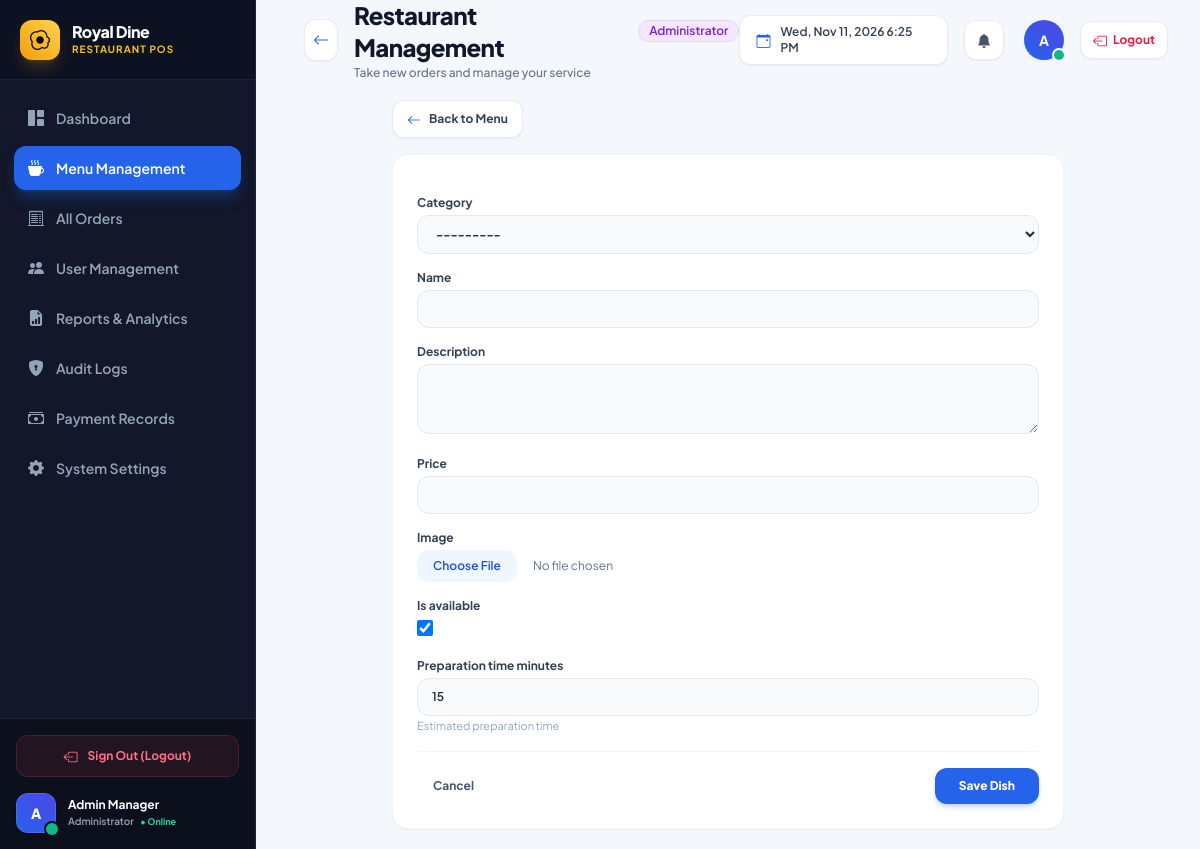
The app's page /menu/create/ (signed in) with its own data.
### apps/accounts/models.py (models this page shows, shortened)
class CustomUser(AbstractUser):
    class Role(models.TextChoices):
        ADMIN = 'ADMIN', 'Administrator'
        SUPERVISOR = 'SUPERVISOR', 'Supervisor'
        WAITER = 'WAITER', 'Waiter'
        KITCHEN_STAFF = 'KITCHEN_STAFF', 'Kitchen Staff'
    role = models.CharField(
        max_length=20,
        choices=Role.choices,
        default=Role.WAITER,
    )
    phone_number = models.CharField(max_length=20, blank=True)
    is_active_employee = models.BooleanField(default=True)
    avatar = models.ImageField(upload_to='avatars/', blank=True, null=True)
    created_at = models.DateTimeField(auto_now_add=True)
    updated_at = models.DateTimeField(auto_now=True)
    class Meta:
        ordering = ['-created_at']
        verbose_name = 'User'
        verbose_name_plural = 'Users'

### apps/menu/views.py (the view)
# urls.py: path('create/', views.meal_create, name='meal_create'),
@login_required
@admin_required
def meal_create(request):
    if request.method == 'POST':
        form = MealForm(request.POST, request.FILES)
        if form.is_valid():
            meal = form.save()
            log_action(
                user=request.user,
                action='MEAL_CREATED',
                description=f'Meal {meal.name} created with price ETB {meal.price:.2f}.',
                entity_type='Meal',
                entity_id=meal.id,
                ip_address=get_client_ip(request)
            )
            messages.success(request, f'Meal "{meal.name}" added successfully.')
            return redirect('menu:meal_list')
    else:
        form = MealForm()
    return render(request, 'menu/meal_form.html', {'form': form, 'title': 'Add New Meal'})

### templates/menu/meal_form.html (shortened to what this page needs)
{% extends 'base/base.html' %}
{% block content %}
<div class="max-w-2xl mx-auto">
    <div class="mb-4">
        <a href="{% url 'menu:meal_list' %}" class="inline-flex items-center gap-2 px-3.5 py-2 rounded-xl bg-white hover:bg-slate-50 text-slate-700 border border-slate-200/80 font-bold text-xs shadow-sm transition-all active:scale-95">
            <i class="bi bi-arrow-left text-sm text-blue-600"></i>
            <span>Back to Menu</span>
        </a>
    </div>
    <div class="bg-white rounded-2xl p-6 shadow-sm border border-slate-100">
        <form method="post" enctype="multipart/form-data" class="space-y-4">
            {% for field in form %}
            <div>
                <label class="block text-xs font-bold text-slate-700 mb-1">
                    {{ field.label }}
                </label>
                {{ field }}
                {% if field.help_text %}
                <span class="text-[11px] text-slate-400 block mt-0.5">{{ field.help_text }}</span>
                {% endif %}
            </div>
            {% endfor %}
            <div class="pt-4 border-t border-slate-100 flex items-center justify-between">
                <a href="{% url 'menu:meal_list' %}"
                    class="px-4 py-2 rounded-xl text-xs font-bold text-slate-600 hover:bg-slate-100 transition-colors">
                    Cancel
                </a>
                <button type="submit"
                    class="px-6 py-2.5 rounded-xl font-black text-xs text-white bg-[#2563eb] hover:bg-blue-700 shadow-md shadow-blue-500/25 transition-all">
                    Save Dish
                </button>
            </div>
        </form>
    </div>
</div>
{% endblock %}

### templates/base/sidebar.html (shortened to what this page needs)
{% load static %}
<aside id="sidebar" class="fixed lg:static inset-y-0 left-0 z-50 w-64 h-screen bg-[#121829] flex flex-col justify-between shrink-0 transform -translate-x-full lg:translate-x-0 transition-transform duration-300 ease-in-out shadow-2xl lg:shadow-none select-none border-r border-slate-800/80 overflow-hidden">
    <div class="h-20 shrink-0 flex items-center justify-between px-5 border-b border-slate-800/80 bg-[#0d1222]">
        <a href="{% url 'accounts:dashboard_redirect' %}" class="flex items-center space-x-3 group">
            <div class="w-10 h-10 rounded-xl bg-gradient-to-tr from-amber-500 to-amber-300 flex items-center justify-center shadow-lg shadow-amber-500/20 group-hover:scale-105 transition-transform">
                <i class="bi bi-egg-fried text-xl text-slate-950 font-bold"></i>
            </div>
            <div>
                <h1 class="text-base font-extrabold tracking-tight text-white leading-tight">Royal Dine</h1>
                <p class="text-[10px] font-bold text-amber-400 uppercase tracking-widest">Restaurant POS</p>
            </div>
        </a>
    </div>
    <nav class="flex-1 min-h-0 px-3.5 py-4 space-y-1.5 overflow-y-auto">
        {% if user.role == 'WAITER' %}
        <a href="{% url 'orders:waiter_dashboard' %}"
           class="flex items-center space-x-3 px-3.5 py-2.5 rounded-xl text-sm font-semibold transition-all duration-150 {% if request.resolver_match.url_name == 'waiter_dashboard' %}bg-[#2563eb] text-white shadow-lg shadow-blue-600/30{% else %}text-slate-400 hover:text-white hover:bg-slate-800/70{% endif %}">
            <i class="bi bi-grid-1x2-fill text-base"></i>
            <span>Dashboard</span>
        </a>
        <a href="{% url 'orders:create_order' %}"
           class="flex items-center space-x-3 px-3.5 py-2.5 rounded-xl text-sm font-semibold transition-all duration-150 {% if request.resolver_match.url_name == 'create_order' %}bg-[#2563eb] text-white shadow-lg shadow-blue-600/30{% else %}text-slate-400 hover:text-white hover:bg-slate-800/70{% endif %}">
            <i class="bi bi-plus-circle-fill text-base"></i>
            <span>Take New Order</span>
        </a>
        <a href="{% url 'orders:waiter_orders' %}"
           class="flex items-center space-x-3 px-3.5 py-2.5 rounded-xl text-sm font-semibold transition-all duration-150 {% if request.resolver_match.url_name == 'waiter_orders' %}bg-[#2563eb] text-white shadow-lg shadow-blue-600/30{% else %}text-slate-400 hover:text-white hover:bg-slate-800/70{% endif %}">
            <i class="bi bi-receipt text-base"></i>
            <span>My Orders</span>
        </a>
        {% elif user.role == 'ADMIN' %}
        <a href="{% url 'analytics:admin_dashboard' %}"
           class="flex items-center space-x-3 px-3.5 py-2.5 rounded-xl text-sm font-semibold transition-all duration-150 {% if request.resolver_match.url_name == 'admin_dashboard' %}bg-[#2563eb] text-white shadow-lg shadow-blue-600/30{% else %}text-slate-400 hover:text-white hover:bg-slate-800/70{% endif %}">
            <i class="bi bi-grid-1x2-fill text-base"></i>
            <span>Dashboard</span>
        </a>
        <a href="{% url 'menu:meal_list' %}"
           class="flex items-center space-x-3 px-3.5 py-2.5 rounded-xl text-sm font-semibold transition-all duration-150 {% if 'menu' in request.resolver_match.url_name or 'meal' in request.resolver_match.url_name or 'category' in request.resolver_match.url_name %}bg-[#2563eb] text-white shadow-lg shadow-blue-600/30{% else %}text-slate-400 hover:text-white hover:bg-slate-800/70{% endif %}">
            <i class="bi bi-cup-hot-fill text-base"></i>
            <span>Menu Management</span>
        </a>
        <a href="{% url 'analytics:all_orders' %}"
           class="flex items-center space-x-3 px-3.5 py-2.5 rounded-xl text-sm font-semibold transition-all duration-150 {% if request.resolver_match.url_name == 'all_orders' %}bg-[#2563eb] text-white shadow-lg shadow-blue-600/30{% else %}text-slate-400 hover:text-white hover:bg-slate-800/70{% endif %}">
            <i class="bi bi-receipt-cutoff text-base"></i>
            <span>All Orders</span>
        </a>
        <a href="{% url 'analytics:user_management' %}"
           class="flex items-center space-x-3 px-3.5 py-2.5 rounded-xl text-sm font-semibold transition-all duration-150 {% if 'user' in request.resolver_match.url_name %}bg-[#2563eb] text-white shadow-lg shadow-blue-600/30{% else %}text-slate-400 hover:text-white hover:bg-slate-800/70{% endif %}">
            <i class="bi bi-people-fill text-base"></i>
            <span>User Management</span>
        </a>
        <a href="{% url 'analytics:reports' %}"
           class="flex items-center space-x-3 px-3.5 py-2.5 rounded-xl text-sm font-semibold transition-all duration-150 {% if request.resolver_match.url_name == 'reports' %}bg-[#2563eb] text-white shadow-lg shadow-blue-600/30{% else %}text-slate-400 hover:text-white hover:bg-slate-800/70{% endif %}">
            <i class="bi bi-file-earmark-bar-graph-fill text-base"></i>
            <span>Reports &amp; Analytics</span>
        </a>
        <a href="{% url 'audit:audit_logs' %}"
           class="flex items-center space-x-3 px-3.5 py-2.5 rounded-xl text-sm font-semibold transition-all duration-150 {% if request.resolver_match.url_name == 'audit_logs' %}bg-[#2563eb] text-white shadow-lg shadow-blue-600/30{% else %}text-slate-400 hover:text-white hover:bg-slate-800/70{% endif %}">
            <i class="bi bi-shield-lock-fill text-base"></i>
            <span>Audit Logs</span>
        </a>
        <a href="{% url 'payments:payment_list' %}"
           class="flex items-center space-x-3 px-3.5 py-2.5 rounded-xl text-sm font-semibold transition-all duration-150 {% if request.resolver_match.url_name == 'payment_list' %}bg-[#2563eb] text-white shadow-lg shadow-blue-600/30{% else %}text-slate-400 hover:text-white hover:bg-slate-800/70{% endif %}">
            <i class="bi bi-cash-stack text-base"></i>
            <span>Payment Records</span>
        </a>
        <a href="{% url 'restaurants:settings' %}"
           class="flex items-center space-x-3 px-3.5 py-2.5 rounded-xl text-sm font-semibold transition-all duration-150 {% if request.resolver_match.url_name == 'settings' %}bg-[#2563eb] text-white shadow-lg shadow-blue-600/30{% else %}text-slate-400 hover:text-white hover:bg-slate-800/70{% endif %}">
            <i class="bi bi-gear-fill text-base"></i>
            <span>System Settings</span>
        </a>
        {% endif %}
    </nav>
    <div class="shrink-0 p-4 border-t border-slate-800/80 bg-[#0c101c] space-y-3">
        <form method="post" action="{% url 'accounts:logout' %}" class="w-full">
            <button type="submit"
                    class="w-full flex items-center justify-center space-x-2.5 py-2.5 px-3 rounded-xl text-xs font-bold text-rose-400 bg-rose-500/10 hover:bg-rose-500/20 border border-rose-500/20 hover:border-rose-500/40 transition-all group">
                <i class="bi bi-box-arrow-left text-sm group-hover:-translate-x-0.5 transition-transform"></i>
                <span>Sign Out (Logout)</span>
            </button>
        </form>
        <div class="flex items-center space-x-3 pt-1">
            <div class="relative shrink-0">
                <div class="w-10 h-10 rounded-xl bg-gradient-to-tr from-blue-600 to-indigo-600 border border-blue-400/30 flex items-center justify-center text-white font-extrabold text-sm shadow-md">
                    {{ user.first_name|first|default:user.username|first|upper }}
                </div>
                <span class="absolute -bottom-0.5 -right-0.5 w-3 h-3 rounded-full bg-emerald-500 ring-2 ring-[#0c101c]"></span>
            </div>
            <div class="min-w-0 flex-1">
                <p class="text-xs font-bold text-white truncate leading-tight">
                    {{ user.get_full_name|default:user.username }}
                </p>
                <div class="flex items-center space-x-1.5 mt-0.5">
                    <span class="text-[10px] font-semibold text-slate-400">{{ user.get_role_display }}</span>
                    <span class="text-[9px] text-emerald-400 font-bold">&bull; Online</span>
                </div>
            </div>
        </div>
    </div>
</aside>

### templates/base/topnav.html (shortened to what this page needs)
<header class="h-20 bg-[#f4f7fc] px-6 lg:px-8 flex items-center justify-between shrink-0">
    <div class="flex items-center space-x-3 sm:space-x-4">
        {% if request.resolver_match.url_name not in 'admin_dashboard,waiter_dashboard,supervisor_dashboard,kitchen_dashboard' %}
        <button type="button" onclick="window.history.back()" title="Go Back"
            class="p-2 rounded-xl text-slate-600 hover:text-slate-900 bg-white hover:bg-slate-50 border border-slate-200/80 shadow-sm transition-all active:scale-95 flex items-center justify-center">
            <i class="bi bi-arrow-left text-base text-blue-600"></i>
        </button>
        {% endif %}
        <div>
            <div class="flex items-center space-x-2.5">
                <h1 class="text-xl lg:text-2xl font-extrabold text-slate-900 tracking-tight">
                    {% block header_title %}Restaurant Management{% endblock %}
                </h1>
                <span class="hidden sm:inline-flex items-center px-2.5 py-0.5 rounded-full text-xs font-semibold
                    {% if user.role == 'ADMIN' %}bg-purple-100 text-purple-700 border border-purple-200
                    {% elif user.role == 'SUPERVISOR' %}bg-indigo-100 text-indigo-700 border border-indigo-200
                    {% elif user.role == 'WAITER' %}bg-blue-100 text-blue-700 border border-blue-200
                    {% else %}bg-amber-100 text-amber-800 border border-amber-200{% endif %}">
                    {{ user.get_role_display }}
                </span>
            </div>
            <p class="text-xs text-slate-500 font-medium mt-0.5 hidden sm:block">
                {% block header_subtitle %}Take new orders and manage your service{% endblock %}
            </p>
        </div>
    </div>
    <div class="flex items-center space-x-3 lg:space-x-4">
        <div
            class="flex items-center space-x-2.5 px-4 py-2 bg-white rounded-xl shadow-sm border border-slate-200/80 text-xs font-semibold text-slate-700">
            <i class="bi bi-calendar-event text-blue-600 text-sm"></i>
            <span id="liveDateTimeBadge">Loading date...</span>
        </div>
        <div class="relative" id="notificationDropdownContainer">
            <button type="button" id="notificationBellBtn" onclick="toggleNotificationDropdown()"
                class="w-10 h-10 rounded-xl bg-white border border-slate-200/80 flex items-center justify-center text-slate-600 hover:text-slate-900 hover:bg-slate-50 shadow-sm transition-colors relative">
                <i class="bi bi-bell-fill text-sm"></i>
            </button>
        </div>
        <div class="flex items-center space-x-2.5 pl-1">
            <div class="relative">
                <div
                    class="w-10 h-10 rounded-full bg-gradient-to-tr from-blue-600 to-indigo-600 flex items-center justify-center text-white font-bold text-sm shadow-sm">
                    {{ user.first_name|first|default:user.username|first|upper }}
                </div>
                <span
                    class="absolute bottom-0 right-0 w-2.5 h-2.5 rounded-full bg-emerald-500 ring-2 ring-white"></span>
            </div>
        </div>
        <form method="post" action="{% url 'accounts:logout' %}" class="inline-flex">
            <button type="submit" title="Sign out of system"
                class="flex items-center space-x-1.5 px-3 py-2 rounded-xl bg-white hover:bg-rose-50 text-rose-600 border border-slate-200/80 hover:border-rose-200 text-xs font-bold shadow-sm transition-all active:scale-95">
                <i class="bi bi-box-arrow-left text-sm"></i>
                <span class="hidden sm:inline">Logout</span>
            </button>
        </form>
    </div>
</header>

### records on screen
CustomUser: first_name|first "A", get_full_name "Admin Manager", role "Administrator"

### other values on screen
{{ field.label }} "Category" "Name" "Description" "Price" "Image" "Is available" "Preparation time minutes"
{{ field.help_text }} "Estimated preparation time"
